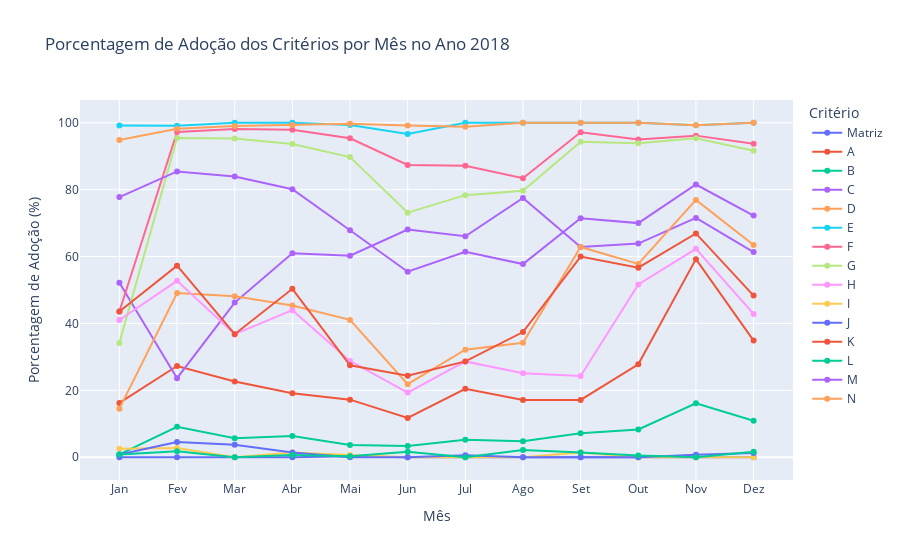

The notebook cell saved with this chart:
### Markdown cell above
### 11. Critérios Mensais

### Code cell
# Carregar o DataFrame
df = pd.read_csv("relatorios.csv")

# Substituir valores #NULL! por NaN e remover apenas os espaços vazios
df = df.replace("#NULL!", pd.NA, regex=True)
df = df.replace("", pd.NA, regex=False)

# Definir os critérios
raw_data = ["Matriz de Achados?",
            "a. Questões de Auditoria",
            "b. Subquestões de Auditoria",
            "c. Descrição sumária",
            "d. Critério (O que deveria ser)",
            "e. Condição ou situação encontrada (O que é) [achados]",
            "f. Evidências",
            "g. Informação extraída das evidências",
            "h. Causas",
            "i. Efeitos",
            "j. Boas Práticas",
            "k. Recomendações",
            "l. Benefícios esperados",
            "m. Manifestação",
            "n. Conclusões"]

# Renomear as colunas para nomes mais curtos e legíveis
renomear_dict = {
    "Matriz de Achados?": "Matriz",
    "a. Questões de Auditoria": "A",
    "b. Subquestões de Auditoria": "B",
    "c. Descrição sumária": "C",
    "d. Critério (O que deveria ser)": "D",
    "e. Condição ou situação encontrada (O que é) [achados]": "E",
    "f. Evidências": "F",
    "g. Informação extraída das evidências": "G",
    "h. Causas": "H",
    "i. Efeitos": "I",
    "j. Boas Práticas": "J",
    "k. Recomendações": "K",
    "l. Benefícios esperados": "L",
    "m. Manifestação": "M",
    "n. Conclusões": "N"
}

# Renomear as colunas no DataFrame
df = df.rename(columns=renomear_dict)

# Converter as colunas renomeadas para tipo float, substituindo por NaN para valores inválidos
renamed_columns = list(renomear_dict.values())
df[renamed_columns] = df[renamed_columns].apply(pd.to_numeric, errors='coerce')

# Converter a coluna 'Data' para string e remover espaços extras
df['Data'] = df['Data'].astype("string").str.strip()

# Filtrar apenas os anos que não são NaN
df = df.dropna(subset=['Ano'])
df['Ano'] = df['Ano'].astype(int)  # Converter a coluna 'Ano' para int após remover os NaN

# Criar um DataFrame para armazenar as porcentagens de adoção dos critérios por mês e ano
contagens_criterios_mes_ano = []

# Obter a lista de anos únicos (já sem <NA>)
anos = df['Ano'].unique()

# Iterar sobre cada ano
for ano in anos:
    # Filtrar o DataFrame para o ano atual
    df_ano = df[df['Ano'] == ano]

    # Iterar sobre cada mês
    meses_ordenados = ['jan', 'fev', 'mar', 'abr', 'mai', 'jun', 'jul', 'ago', 'set', 'out', 'nov', 'dez']
    for mes_nome in meses_ordenados:
        # Filtrar o DataFrame para o mês atual
        df_mes = df_ano[df_ano['Data'].str.contains(mes_nome, case=False, na=False)]

        # Quantidade total de relatórios no mês
        qtd_relatorios_mes = len(df_mes.index)

        # Inicializar o dicionário para armazenar as porcentagens dos critérios para este mês e ano
        porcentagens_mes = {'Ano': ano, 'Mês': mes_nome}

        # Calcular a porcentagem de cada critério
        for criterio in renamed_columns:
            if qtd_relatorios_mes > 0:
                # Calcular a quantidade de relatórios que atendem ao critério, ignorando valores NaN
                qtd_criterio = df_mes[criterio].eq(1).sum()
                porcentagem = round((qtd_criterio / qtd_relatorios_mes) * 100, 2)
            else:
                porcentagem = 0.0
            
            # Armazenar no dicionário
            porcentagens_mes[criterio] = porcentagem

        # Adicionar ao DataFrame principal
        contagens_criterios_mes_ano.append(porcentagens_mes)

# Converter o resultado em um DataFrame
df_criterios_mes_ano = pd.DataFrame(contagens_criterios_mes_ano)

# Ordenar os meses e anos
df_criterios_mes_ano['Mês'] = pd.Categorical(df_criterios_mes_ano['Mês'], categories=meses_ordenados, ordered=True)
df_criterios_mes_ano = df_criterios_mes_ano.sort_values(by=['Ano', 'Mês'])

# Transformar o DataFrame para formato longo (long format) para facilitar visualização
df_criterios_mes_ano_long = df_criterios_mes_ano.melt(id_vars=['Ano', 'Mês'], var_name='Critério', value_name='Porcentagem')

# Garantir que a coluna 'Porcentagem' é numérica e substituir NaN por 0
df_criterios_mes_ano_long['Porcentagem'] = df_criterios_mes_ano_long['Porcentagem'].fillna(0).astype(float)

# Criar gráficos de linhas para cada ano, exibindo todos os critérios
anos_unicos = df_criterios_mes_ano_long['Ano'].unique()

for ano in anos_unicos:
    df_ano = df_criterios_mes_ano_long[df_criterios_mes_ano_long['Ano'] == ano]
    
    # Criar gráfico para o ano atual com todos os critérios
    fig = px.line(df_ano, x='Mês', y='Porcentagem', color='Critério',
                  title=f'Porcentagem de Adoção dos Critérios por Mês no Ano {ano}',
                  labels={'Mês': 'Mês', 'Porcentagem': 'Porcentagem de Adoção (%)', 'Critério': 'Critério'},
                  markers=True)
    
    # Atualizar layout do gráfico para melhorar a visualização
    fig.update_layout(
        xaxis_title='Mês',
        yaxis_title='Porcentagem de Adoção (%)',
        legend_title='Critério',
        xaxis=dict(
            tickmode='array',
            tickvals=meses_ordenados,
            ticktext=['Jan', 'Fev', 'Mar', 'Abr', 'Mai', 'Jun', 'Jul', 'Ago', 'Set', 'Out', 'Nov', 'Dez']
        )
    )
    
    # Exibir o gráfico
    fig.show()

### Figure 1 — Plotly figure (JSON) as saved in the notebook; plotly's stock layout.template omitted (floating-point values rounded to 4 significant figures)
{"data": [{"hovertemplate": "Critério=Matriz<br>Mês=%{x}<br>Porcentagem de Adoção (%)=%{y}<extra></extra>", "legendgroup": "Matriz", "line": {"color": "#636efa", "dash": "solid"}, "marker": {"symbol": "circle"}, "mode": "lines+markers", "name": "Matriz", "orientation": "v", "showlegend": true, "type": "scatter", "x": ["jan", "fev", "mar", "abr", "mai", "jun", "jul", "ago", "set", "out", "nov", "dez"], "xaxis": "x", "y": [0, 0, 0, 0, 0.33, 0, 0, 0, 0, 0, 0, 0], "yaxis": "y"}, {"hovertemplate": "Critério=A<br>Mês=%{x}<br>Porcentagem de Adoção (%)=%{y}<extra></extra>", "legendgroup": "A", "line": {"color": "#EF553B", "dash": "solid"}, "marker": {"symbol": "circle"}, "mode": "lines+markers", "name": "A", "orientation": "v", "showlegend": true, "type": "scatter", "x": ["jan", "fev", "mar", "abr", "mai", "jun", "jul", "ago", "set", "out", "nov", "dez"], "xaxis": "x", "y": [16.24, 27.27, 22.64, 19.15, 17.22, 11.76, 20.47, 17.11, 17.14, 27.78, 59.23, 34.87], "yaxis": "y"}, {"hovertemplate": "Critério=B<br>Mês=%{x}<br>Porcentagem de Adoção (%)=%{y}<extra></extra>", "legendgroup": "B", "line": {"color": "#00cc96", "dash": "solid"}, "marker": {"symbol": "circle"}, "mode": "lines+markers", "name": "B", "orientation": "v", "showlegend": true, "type": "scatter", "x": ["jan", "fev", "mar", "abr", "mai", "jun", "jul", "ago", "set", "out", "nov", "dez"], "xaxis": "x", "y": [0.85, 9.09, 5.66, 6.38, 3.64, 3.36, 5.26, 4.81, 7.14, 8.33, 16.15, 10.92], "yaxis": "y"}, {"hovertemplate": "Critério=C<br>Mês=%{x}<br>Porcentagem de Adoção (%)=%{y}<extra></extra>", "legendgroup": "C", "line": {"color": "#ab63fa", "dash": "solid"}, "marker": {"symbol": "circle"}, "mode": "lines+markers", "name": "C", "orientation": "v", "showlegend": true, "type": "scatter", "x": ["jan", "fev", "mar", "abr", "mai", "jun", "jul", "ago", "set", "out", "nov", "dez"], "xaxis": "x", "y": [52.14, 23.64, 46.23, 60.99, 60.26, 68.07, 66.08, 77.54, 62.86, 63.89, 71.54, 61.34], "yaxis": "y"}, {"hovertemplate": "Critério=D<br>Mês=%{x}<br>Porcentagem de Adoção (%)=%{y}<extra></extra>", "legendgroup": "D", "line": {"color": "#FFA15A", "dash": "solid"}, "marker": {"symbol": "circle"}, "mode": "lines+markers", "name": "D", "orientation": "v", "showlegend": true, "type": "scatter", "x": ["jan", "fev", "mar", "abr", "mai", "jun", "jul", "ago", "set", "out", "nov", "dez"], "xaxis": "x", "y": [14.53, 49.09, 48.11, 45.39, 41.06, 21.85, 32.16, 34.22, 62.86, 57.78, 76.92, 63.45], "yaxis": "y"}, {"hovertemplate": "Critério=E<br>Mês=%{x}<br>Porcentagem de Adoção (%)=%{y}<extra></extra>", "legendgroup": "E", "line": {"color": "#19d3f3", "dash": "solid"}, "marker": {"symbol": "circle"}, "mode": "lines+markers", "name": "E", "orientation": "v", "showlegend": true, "type": "scatter", "x": ["jan", "fev", "mar", "abr", "mai", "jun", "jul", "ago", "set", "out", "nov", "dez"], "xaxis": "x", "y": [99.15, 99.09, 100, 100, 99.34, 96.64, 100, 100, 100, 100, 99.23, 100], "yaxis": "y"}, {"hovertemplate": "Critério=F<br>Mês=%{x}<br>Porcentagem de Adoção (%)=%{y}<extra></extra>", "legendgroup": "F", "line": {"color": "#FF6692", "dash": "solid"}, "marker": {"symbol": "circle"}, "mode": "lines+markers", "name": "F", "orientation": "v", "showlegend": true, "type": "scatter", "x": ["jan", "fev", "mar", "abr", "mai", "jun", "jul", "ago", "set", "out", "nov", "dez"], "xaxis": "x", "y": [43.59, 97.27, 98.11, 97.87, 95.36, 87.39, 87.13, 83.42, 97.14, 95, 96.15, 93.7], "yaxis": "y"}, {"hovertemplate": "Critério=G<br>Mês=%{x}<br>Porcentagem de Adoção (%)=%{y}<extra></extra>", "legendgroup": "G", "line": {"color": "#B6E880", "dash": "solid"}, "marker": {"symbol": "circle"}, "mode": "lines+markers", "name": "G", "orientation": "v", "showlegend": true, "type": "scatter", "x": ["jan", "fev", "mar", "abr", "mai", "jun", "jul", "ago", "set", "out", "nov", "dez"], "xaxis": "x", "y": [34.19, 95.45, 95.28, 93.62, 89.74, 73.11, 78.36, 79.68, 94.29, 93.89, 95.38, 91.6], "yaxis": "y"}, {"hovertemplate": "Critério=H<br>Mês=%{x}<br>Porcentagem de Adoção (%)=%{y}<extra></extra>", "legendgroup": "H", "line": {"color": "#FF97FF", "dash": "solid"}, "marker": {"symbol": "circle"}, "mode": "lines+markers", "name": "H", "orientation": "v", "showlegend": true, "type": "scatter", "x": ["jan", "fev", "mar", "abr", "mai", "jun", "jul", "ago", "set", "out", "nov", "dez"], "xaxis": "x", "y": [41.03, 52.73, 36.79, 43.97, 28.81, 19.33, 28.65, 25.13, 24.29, 51.67, 62.31, 42.86], "yaxis": "y"}, {"hovertemplate": "Critério=I<br>Mês=%{x}<br>Porcentagem de Adoção (%)=%{y}<extra></extra>", "legendgroup": "I", "line": {"color": "#FECB52", "dash": "solid"}, "marker": {"symbol": "circle"}, "mode": "lines+markers", "name": "I", "orientation": "v", "showlegend": true, "type": "scatter", "x": ["jan", "fev", "mar", "abr", "mai", "jun", "jul", "ago", "set", "out", "nov", "dez"], "xaxis": "x", "y": [2.56, 2.73, 0, 1.42, 0.66, 0, 0, 0, 1.43, 0, 0, 0], "yaxis": "y"}, {"hovertemplate": "Critério=J<br>Mês=%{x}<br>Porcentagem de Adoção (%)=%{y}<extra></extra>", "legendgroup": "J", "line": {"color": "#636efa", "dash": "solid"}, "marker": {"symbol": "circle"}, "mode": "lines+markers", "name": "J", "orientation": "v", "showlegend": true, "type": "scatter", "x": ["jan", "fev", "mar", "abr", "mai", "jun", "jul", "ago", "set", "out", "nov", "dez"], "xaxis": "x", "y": [0.85, 4.55, 3.77, 1.42, 0, 0, 0.58, 0, 0, 0, 0.77, 1.26], "yaxis": "y"}, {"hovertemplate": "Critério=K<br>Mês=%{x}<br>Porcentagem de Adoção (%)=%{y}<extra></extra>", "legendgroup": "K", "line": {"color": "#EF553B", "dash": "solid"}, "marker": {"symbol": "circle"}, "mode": "lines+markers", "name": "K", "orientation": "v", "showlegend": true, "type": "scatter", "x": ["jan", "fev", "mar", "abr", "mai", "jun", "jul", "ago", "set", "out", "nov", "dez"], "xaxis": "x", "y": [43.59, 57.27, 36.79, 50.35, 27.48, 24.37, 28.65, 37.43, 60, 56.67, 66.92, 48.32], "yaxis": "y"}, {"hovertemplate": "Critério=L<br>Mês=%{x}<br>Porcentagem de Adoção (%)=%{y}<extra></extra>", "legendgroup": "L", "line": {"color": "#00cc96", "dash": "solid"}, "marker": {"symbol": "circle"}, "mode": "lines+markers", "name": "L", "orientation": "v", "showlegend": true, "type": "scatter", "x": ["jan", "fev", "mar", "abr", "mai", "jun", "jul", "ago", "set", "out", "nov", "dez"], "xaxis": "x", "y": [0.85, 1.82, 0, 0.71, 0.33, 1.68, 0, 2.14, 1.43, 0.56, 0, 1.68], "yaxis": "y"}, {"hovertemplate": "Critério=M<br>Mês=%{x}<br>Porcentagem de Adoção (%)=%{y}<extra></extra>", "legendgroup": "M", "line": {"color": "#ab63fa", "dash": "solid"}, "marker": {"symbol": "circle"}, "mode": "lines+markers", "name": "M", "orientation": "v", "showlegend": true, "type": "scatter", "x": ["jan", "fev", "mar", "abr", "mai", "jun", "jul", "ago", "set", "out", "nov", "dez"], "xaxis": "x", "y": [77.78, 85.45, 83.96, 80.14, 67.88, 55.46, 61.4, 57.75, 71.43, 70, 81.54, 72.27], "yaxis": "y"}, {"hovertemplate": "Critério=N<br>Mês=%{x}<br>Porcentagem de Adoção (%)=%{y}<extra></extra>", "legendgroup": "N", "line": {"color": "#FFA15A", "dash": "solid"}, "marker": {"symbol": "circle"}, "mode": "lines+markers", "name": "N", "orientation": "v", "showlegend": true, "type": "scatter", "x": ["jan", "fev", "mar", "abr", "mai", "jun", "jul", "ago", "set", "out", "nov", "dez"], "xaxis": "x", "y": [94.87, 98.18, 99.06, 99.29, 99.67, 99.16, 98.83, 100, 100, 100, 99.23, 100], "yaxis": "y"}], "layout": {"legend": {"title": {"text": "Critério"}, "tracegroupgap": 0}, "title": {"text": "Porcentagem de Adoção dos Critérios por Mês no Ano 2018"}, "xaxis": {"anchor": "y", "domain": [0, 1], "tickmode": "array", "ticktext": ["Jan", "Fev", "Mar", "Abr", "Mai", "Jun", "Jul", "Ago", "Set", "Out", "Nov", "Dez"], "tickvals": ["jan", "fev", "mar", "abr", "mai", "jun", "jul", "ago", "set", "out", "nov", "dez"], "title": {"text": "Mês"}}, "yaxis": {"anchor": "x", "domain": [0, 1], "title": {"text": "Porcentagem de Adoção (%)"}}}}
